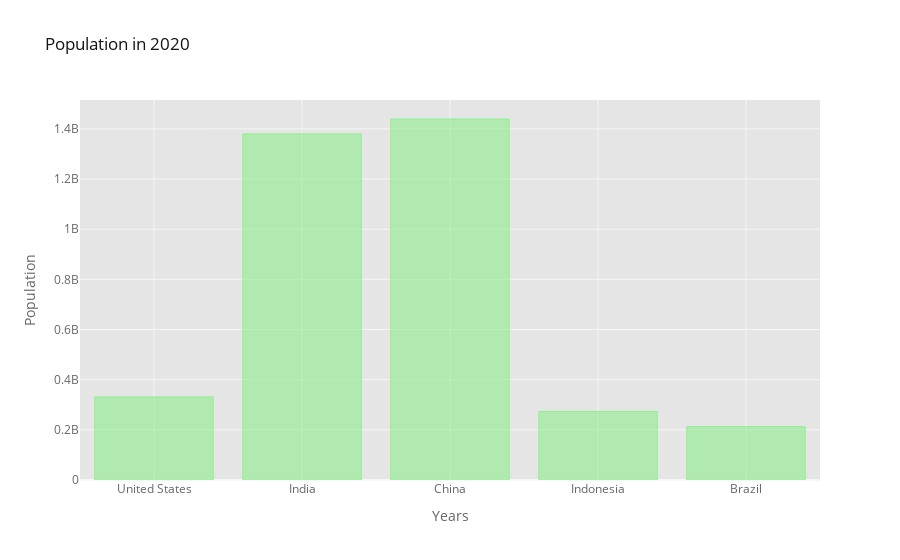

The notebook cell this image was saved under:
### Code cell
df_population_2020.iplot(kind='bar', color='lightgreen',
                         xTitle='Years', yTitle='Population',
                         title='Population in 2020')

### Figure 1 — Plotly figure (JSON) as saved in the notebook; plotly's stock layout.template omitted (floating-point values rounded to 4 significant figures)
{"data": [{"marker": {"color": "rgba(144, 238, 144, 0.6)", "line": {"color": "rgba(144, 238, 144, 1.0)", "width": 1}}, "name": "2020.0", "orientation": "v", "text": "", "type": "bar", "x": ["United States", "India", "China", "Indonesia", "Brazil"], "y": [331002651, 1380004385, 1439323776, 273523615, 212559417]}], "layout": {"legend": {"bgcolor": "#FFFFFF", "font": {"color": "#666666"}}, "paper_bgcolor": "#FFFFFF", "plot_bgcolor": "#E5E5E5", "title": {"font": {"color": "#151516"}, "text": "Population in 2020"}, "xaxis": {"gridcolor": "#F6F6F6", "showgrid": true, "tickfont": {"color": "#666666"}, "title": {"font": {"color": "#666666"}, "text": "Years"}, "zerolinecolor": "#F6F6F6"}, "yaxis": {"gridcolor": "#F6F6F6", "showgrid": true, "tickfont": {"color": "#666666"}, "title": {"font": {"color": "#666666"}, "text": "Population"}, "zerolinecolor": "#F6F6F6"}}}
